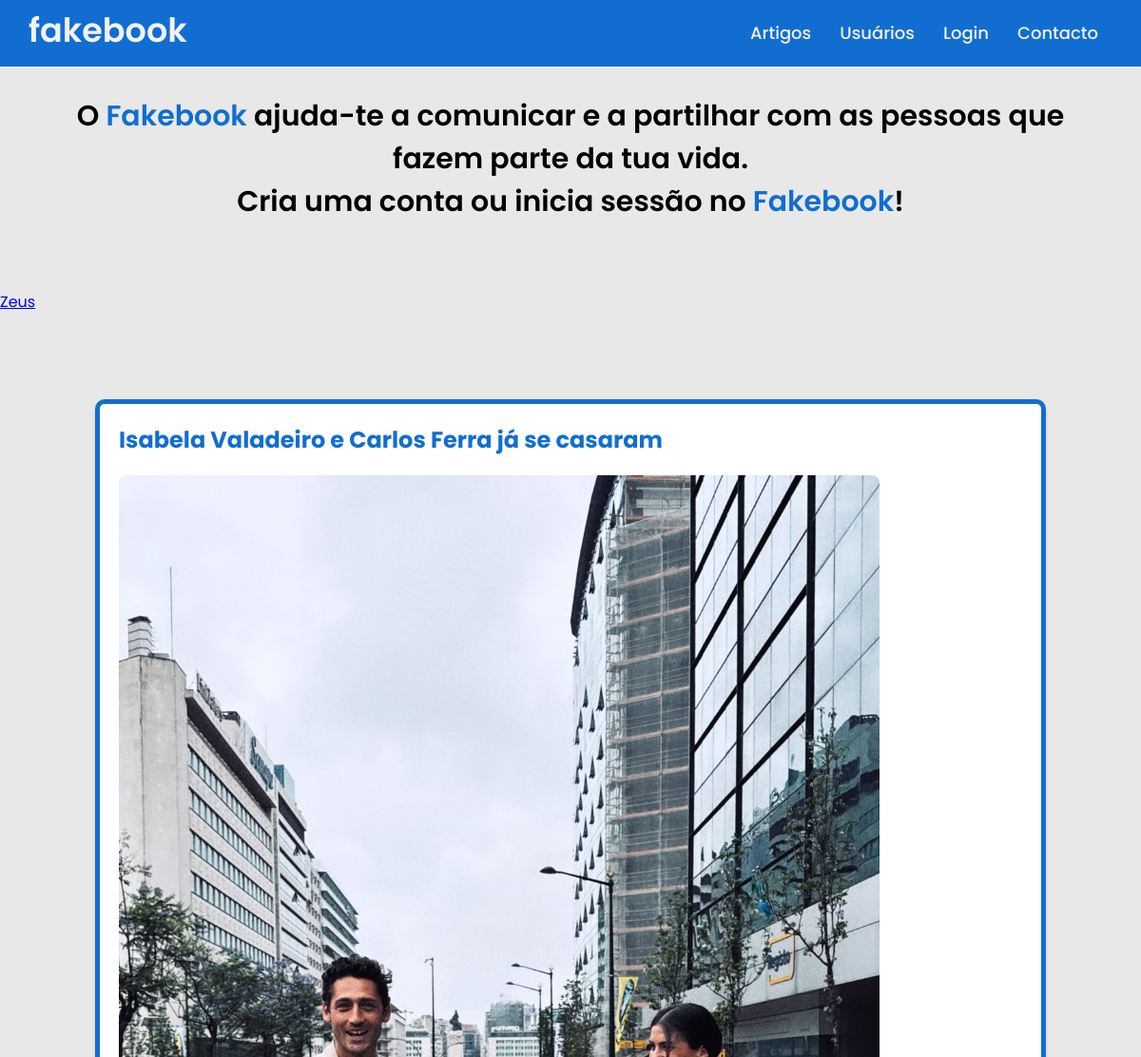
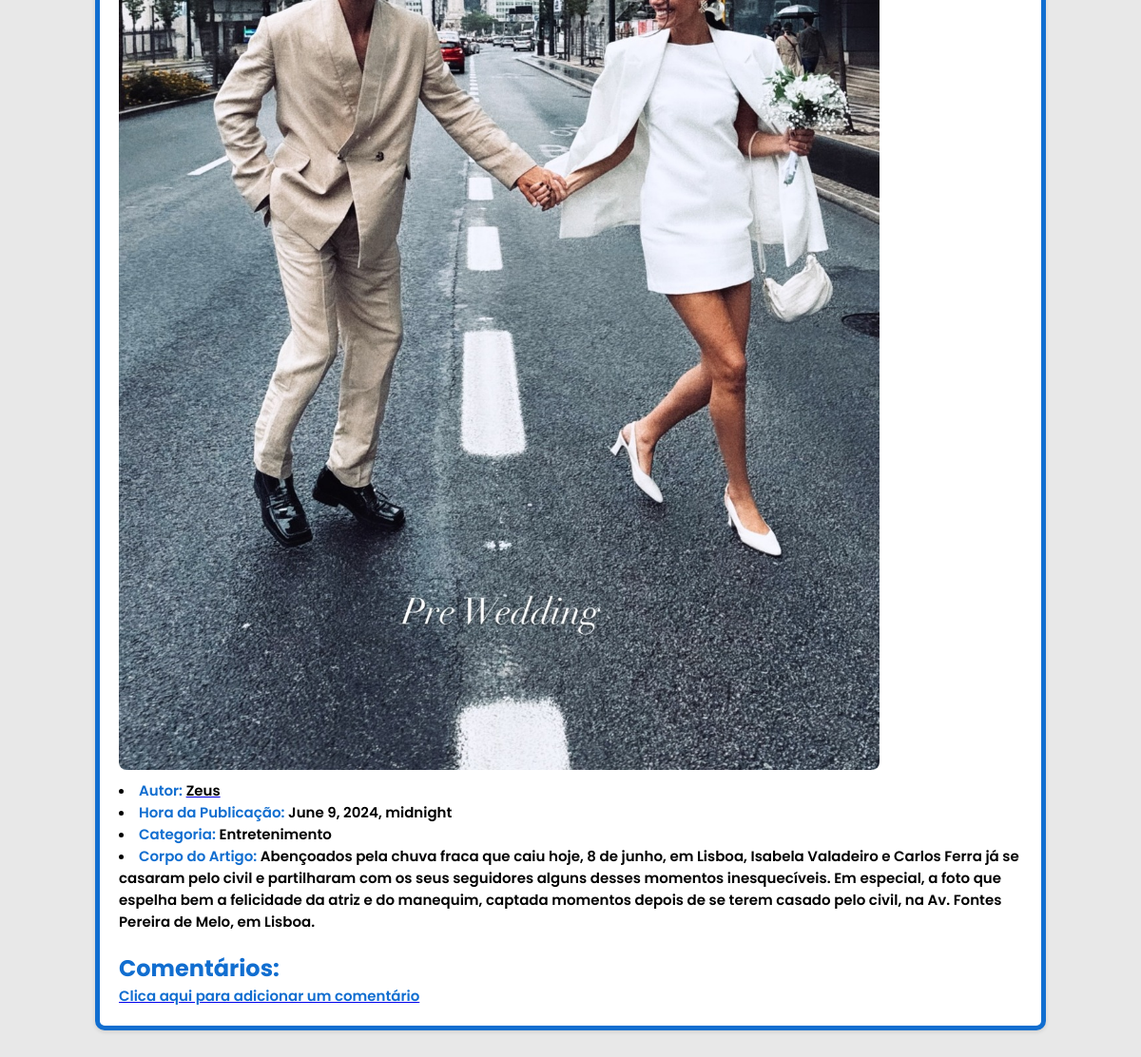
/BlogApp/artigo/Isabela Valadeiro e Carlos Ferra já se casaram, run on the app's committed database (2 pictures, top to bottom).
### BlogApp/models.py (models this page shows, shortened)
class artigos(models.Model):
    autor = models.ForeignKey(User, on_delete = models.CASCADE, related_name = 'artigos')
    titulo = models.CharField(max_length = 100)
    corpoDoArtigo = models.CharField(max_length = 1000)
    imagem = models.ImageField(upload_to='app/fotos', null=True, blank=True)
    horaPublicacao = models.DateTimeField(auto_now = False, auto_now_add = False)
    categoria = models.TextField(null = True, blank = True)
    introducao = models.TextField(null = True, blank = True)

### BlogApp/views.py (the view)
# urls.py: path('artigo/<str:artigo_name>', views.listArtigo_view, name = 'artigo'),
def listArtigo_view(request, artigo_name):
    context = {
        'artigo' : artigos.objects.get(titulo = artigo_name),
        'comentarios' : comentarioRating.objects.filter(artigo__titulo = artigo_name),
    }
    return render(request, 'listArtigo.html', context)

### BlogApp/templates/listArtigo.html (shortened to what this page needs)
{% extends "layout2.html" %}
{% block content %}
<a href="http://a22202735.pythonanywhere.com/BlogApp/usuario/{{user.id}}">{{artigo.autor}}</a>
        <div class="body-content">
        <div class="column column-other1">
                <div class="article-box3">
                    <div class="autor-text5">
                    <p class="titulo">{{artigo.titulo}}</p>
                    <img src="{{ artigo.imagem.url }}" alt="{{ artigo.titulo }}">
                    <li><span class="blue">Autor: </span><a href="http://a22202735.pythonanywhere.com/BlogApp/usuario/{{user.id}}"><span class="black">{{artigo.autor}}</span></a></li>
                    <li><span class="blue">Hora da Publicação: </span>{{artigo.horaPublicacao}}</li>
                    <li><span class="blue">Categoria: </span>{{artigo.categoria}}</li>
                    <li><span class="blue">Corpo do Artigo: </span>{{artigo.corpoDoArtigo}}</li>
                    <p class="titulo1">Comentários:</p>
                    <div>
                    <p><a href="https://a22202735.pythonanywhere.com/BlogApp/criarComentario/novo/{{artigo.titulo}}"><span class="blue">Clica aqui para adicionar um comentário</span></a></p>
                    </div>
                </div>
    </div>
    </div>
{% endblock %}

### BlogApp/static/blog/estilos.css (style rules this page uses)
* { margin: 0; padding: 0; box-sizing: border-box; font-family: 'Poppins', sans-serif; }
body { background: #e8e8e8; }
.body-content { display: flex; width: 100%; justify-content: center; gap: 20px; }
.column { margin-bottom: 30px; display: flex; flex-direction: column; align-items: center; }
.column-other1 { flex:2; max-width: 1000px; }
.titulo { font-size: 24px; color: #116ed0; font-weight: bold; margin-bottom: 10px; }
.titulo1 { font-size: 24px; color: #116ed0; font-weight: bold; margin-top: 20px; }
.article-box3 { background-color: #fff; padding: 20px; border-radius: 10px; box-shadow: 0 2px 4px rgba(0, 0, 0, 0.1); margin-bottom: 20px; display: flex; flex-direction: column; border: 5px solid #116ed0; max-width: 100%; overflow: hidden; box-sizing: border-box; margin-top: 90px; }
.article-box3 img { width: 800px; height: auto; border-radius: 8px; margin: 10px 0; object-fit: cover; }
.autor-text5 { color: #000000; text-decoration: none; font-size: 15px; font-weight: 600; display: flex; flex-direction: column; align-items: flex-start; word-wrap: break-word; text-align: left; }
.blue { color: #116ed0; }
.black { color: #000000; text-decoration:none; font-size: 15px; }

### data on the page
artigos: autor "Zeus", titulo "Isabela Valadeiro e Carlos Ferra já se casaram", imagem (picture), horaPublicacao "June 9, 2024, midnight", categoria "Entretenimento", corpoDoArtigo "Abençoados pela chuva fraca que caiu hoje, 8 de junho, em Lisboa, Isabela Valadeiro e Carlos Ferra já se casaram pelo civil e partilharam com os seus seguidores alguns desses momentos inesquecíveis. Em especial, a foto que espelha bem a felicidade da atriz e do manequim, captada momentos depois de se terem casado pelo civil, na Av. Fontes Pereira de Melo, em Lisboa."
